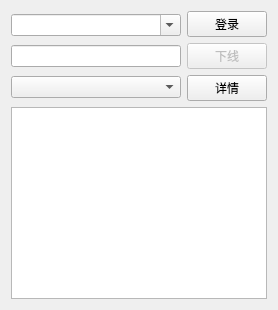
<?xml version="1.0" encoding="UTF-8"?>
<ui version="4.0">
 <class>MainWidget</class>
 <widget class="QWidget" name="MainWidget">
  <property name="geometry">
   <rect>
    <x>0</x>
    <y>0</y>
    <width>400</width>
    <height>300</height>
   </rect>
  </property>
  <property name="sizePolicy">
   <sizepolicy hsizetype="Ignored" vsizetype="Fixed">
    <horstretch>0</horstretch>
    <verstretch>0</verstretch>
   </sizepolicy>
  </property>
  <property name="minimumSize">
   <size>
    <width>300</width>
    <height>0</height>
   </size>
  </property>
  <property name="maximumSize">
   <size>
    <width>400</width>
    <height>300</height>
   </size>
  </property>
  <property name="windowTitle">
   <string>qYaH3C</string>
  </property>
  <layout class="QVBoxLayout" name="verticalLayout_2">
   <property name="sizeConstraint">
    <enum>QLayout::SetFixedSize</enum>
   </property>
   <item>
    <layout class="QHBoxLayout" name="horizontalLayout">
     <item>
      <layout class="QVBoxLayout" name="verticalLayout">
       <item>
        <widget class="QComboBox" name="userName">
         <property name="sizePolicy">
          <sizepolicy hsizetype="Expanding" vsizetype="Fixed">
           <horstretch>0</horstretch>
           <verstretch>0</verstretch>
          </sizepolicy>
         </property>
         <property name="editable">
          <bool>true</bool>
         </property>
         <property name="insertPolicy">
          <enum>QComboBox::NoInsert</enum>
         </property>
        </widget>
       </item>
       <item>
        <widget class="QLineEdit" name="password">
         <property name="echoMode">
          <enum>QLineEdit::Password</enum>
         </property>
        </widget>
       </item>
       <item>
        <widget class="QComboBox" name="networkInterface">
         <property name="sizePolicy">
          <sizepolicy hsizetype="Expanding" vsizetype="Fixed">
           <horstretch>0</horstretch>
           <verstretch>0</verstretch>
          </sizepolicy>
         </property>
        </widget>
       </item>
      </layout>
     </item>
     <item>
      <layout class="QVBoxLayout" name="verticalLayout_3">
       <item>
        <widget class="QPushButton" name="loginButton">
         <property name="text">
          <string>登录</string>
         </property>
        </widget>
       </item>
       <item>
        <widget class="QPushButton" name="logoffButton">
         <property name="enabled">
          <bool>false</bool>
         </property>
         <property name="text">
          <string>下线</string>
         </property>
        </widget>
       </item>
       <item>
        <widget class="QPushButton" name="expandButton">
         <property name="text">
          <string>详情</string>
         </property>
        </widget>
       </item>
      </layout>
     </item>
    </layout>
   </item>
   <item>
    <widget class="QTextBrowser" name="status"/>
   </item>
  </layout>
 </widget>
 <resources/>
 <connections/>
</ui>
